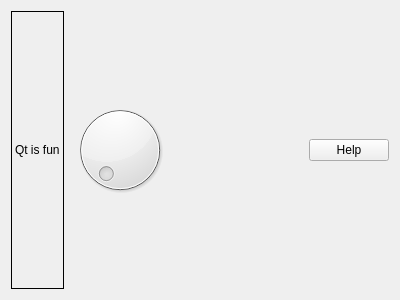
<?xml version="1.0" encoding="UTF-8"?>
<ui version="4.0">
 <class>Widget</class>
 <widget class="QWidget" name="Widget">
  <property name="geometry">
   <rect>
    <x>0</x>
    <y>0</y>
    <width>400</width>
    <height>300</height>
   </rect>
  </property>
  <property name="windowTitle">
   <string>Widget</string>
  </property>
  <layout class="QHBoxLayout" name="horizontalLayout">
   <item>
    <widget class="QLabel" name="label">
     <property name="frameShape">
      <enum>QFrame::Box</enum>
     </property>
     <property name="text">
      <string>Qt is fun</string>
     </property>
    </widget>
   </item>
   <item>
    <widget class="QDial" name="dial"/>
   </item>
   <item>
    <spacer name="horizontalSpacer">
     <property name="orientation">
      <enum>Qt::Horizontal</enum>
     </property>
     <property name="sizeHint" stdset="0">
      <size>
       <width>132</width>
       <height>20</height>
      </size>
     </property>
    </spacer>
   </item>
   <item>
    <widget class="QPushButton" name="pushButton">
     <property name="text">
      <string>Help</string>
     </property>
    </widget>
   </item>
  </layout>
 </widget>
 <layoutdefault spacing="6" margin="11"/>
 <resources/>
 <connections/>
</ui>
